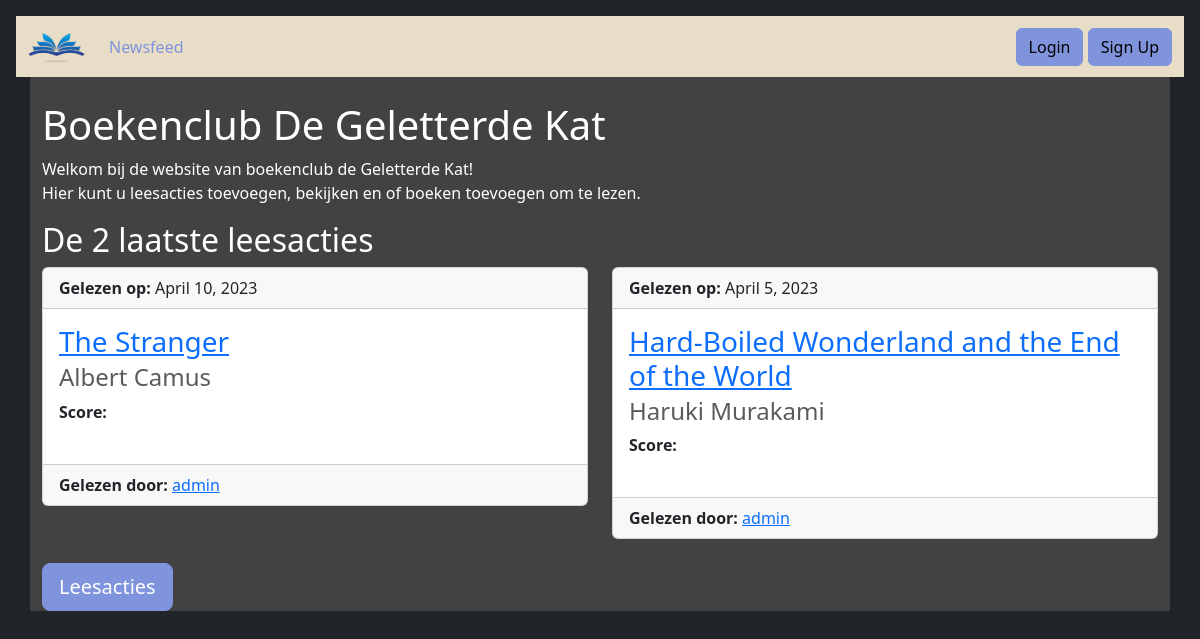
The app's page /, older data.
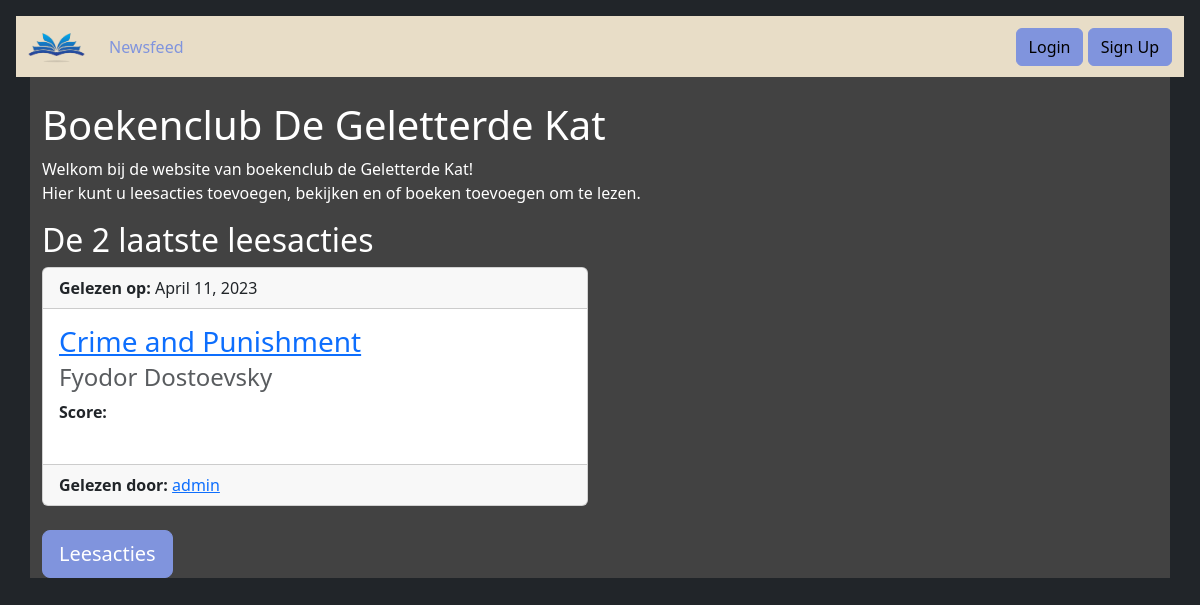
The same page, newer data.
### base/models.py (models this page shows, shortened)
class Read(models.Model):
    book = models.ForeignKey(Book, on_delete=models.CASCADE)
    user = models.ForeignKey(User, on_delete=models.CASCADE)
    date = models.DateField(null=True, blank=True)
    score = models.IntegerField(max_length=1)

class Book(models.Model):
    title = models.CharField(max_length=100)
    author = models.CharField(max_length=100)
    genre = models.CharField(max_length=75)
    number_of_pages = models.IntegerField(max_length=5)
    approved = models.BooleanField(default=False)
    approved_by = models.ForeignKey(User, on_delete=models.CASCADE, null=True, blank=True)

### base/views.py (the view)
# urls.py: path('', views.index, name='index'),
def index(request):
    actions = Read.objects.all().order_by('-pk')[:2]
    context = {'actions': actions}
    return render(request, 'base/index.html', context)

### base/templates/base/index.html (shortened to what this page needs)
{% extends 'base/base.html' %}
{% load static %}
{% block content %}
	<h1>Boekenclub De Geletterde Kat</h1>
	<p>
	Welkom bij de website van boekenclub de Geletterde Kat!<br>
	Hier kunt u leesacties toevoegen, bekijken en of boeken toevoegen om te lezen.
	</p>
	<h2>De 2 laatste leesacties</h2>
	{% include "base/feedcards.html" %}
	<br>
	<a class="btn btn-primary btn-lg" href="{% url 'base:readfeed' %}" >Leesacties</a>
{% endblock %}

### base/templates/base/feedcards.html (shortened to what this page needs)
{% load static %}
<div class="row row-cols-1 row-cols-md-2 g-4 text-black">
	{% for action in actions %}
		<div class="col">
			<div class="card">
				<div class="card-header">
					<strong>Gelezen op: </strong> {{ action.date }} <br>
				</div>
				<div class="card-body">
					<h3 class="card-title"><a href="{% url 'base:book_detail' action.book.pk %}">{{ action.book.title }}</a></h3>
					<h4 class="card-subtitle mb-2 text-muted">{{ action.book.author }}</h4>
					<strong>Score: </strong><br>
					<br>
				</div>
				<div class="card-footer">
					<strong>Gelezen door: </strong> <a href="{% url 'base:profile' action.user %}">{{ action.user }}</a>
				</div>
			</div>
		</div>
	{% empty %}
		<div class="col">
			<div class="alert alert-warning">
				Er zijn geen leesacties gevonden.
			</div>
		</div>
	{% endfor %}
</div>

Row changes from the older to the newer data that the page shows:
removed Read: date "April 10, 2023", book "The Stranger", book.author "Albert Camus", user "admin"
removed Read: date "April 5, 2023", book "Hard-Boiled Wonderland and the End of the World", book.author "Haruki Murakami", user "admin"
now on this page (row unchanged): Read: date "April 11, 2023", book "Crime and Punishment", book.author "Fyodor Dostoevsky", user "admin"
